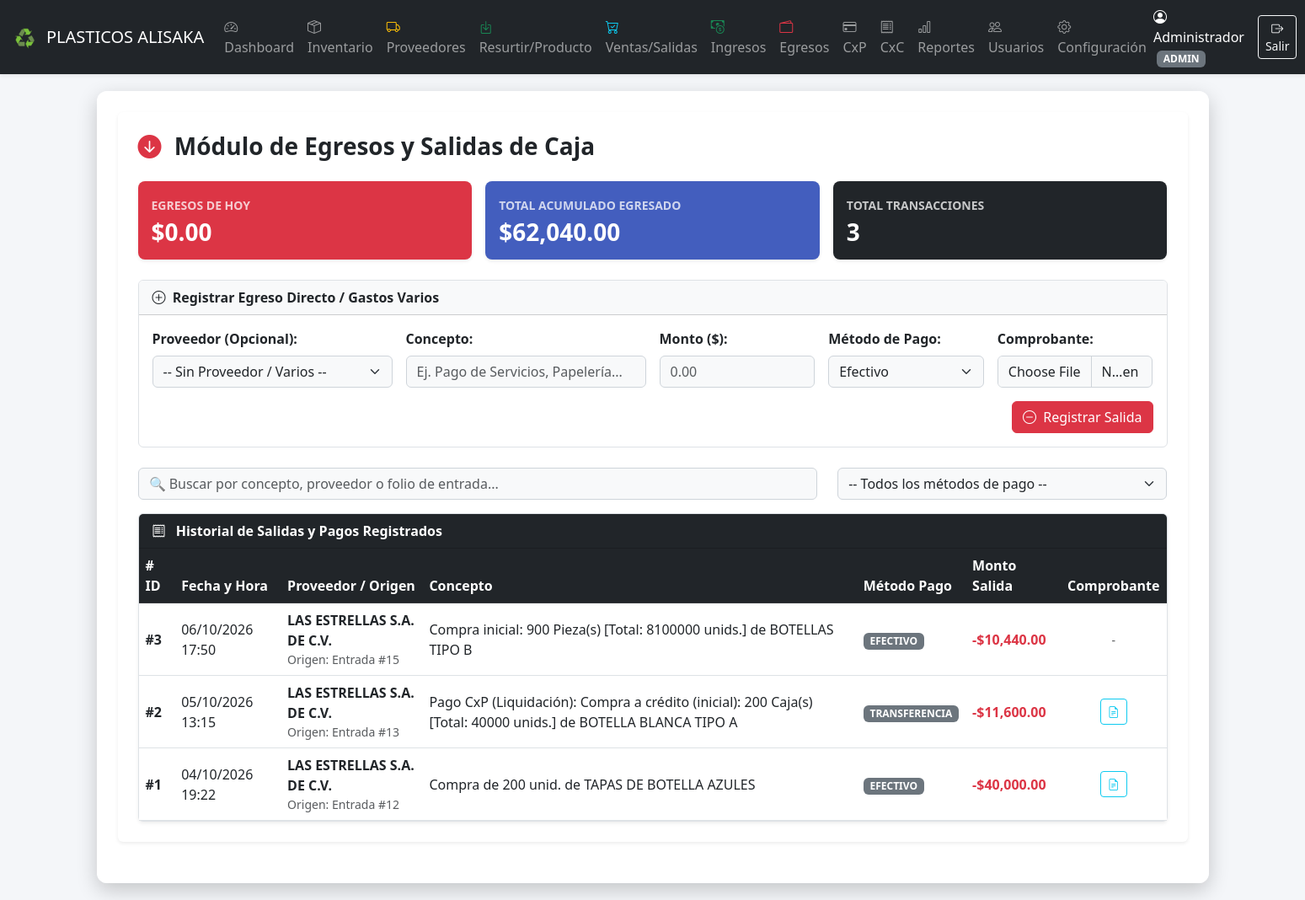
Page /egresos.php (signed in) on the committed database.
### tables this page shows
CREATE TABLE `configuracion` (
  `id` int NOT NULL AUTO_INCREMENT,
  `nombre_empresa` varchar(150) NOT NULL,
  `logo_url` varchar(255) DEFAULT 'assets/img/default-logo.png',
  `email_notificaciones` varchar(150) NOT NULL,
  `smtp_host` varchar(150) DEFAULT NULL,
  `smtp_port` int DEFAULT NULL,
  `smtp_user` varchar(150) DEFAULT NULL,
  `smtp_pass` varchar(150) DEFAULT NULL,
  `bg_url` varchar(255) DEFAULT '',
  PRIMARY KEY (`id`)
);

CREATE TABLE `egresos` (
  `id` int NOT NULL AUTO_INCREMENT,
  `entrada_id` int DEFAULT NULL,
  `cuenta_pagar_id` int DEFAULT NULL,
  `proveedor_id` int DEFAULT NULL,
  `concepto` varchar(255) NOT NULL,
  `monto` decimal(10,2) NOT NULL,
  `metodo_pago` enum('efectivo','transferencia','tarjeta') NOT NULL,
  `tipo_comprobante` varchar(30) DEFAULT 'sin_comprobante',
  `comprobante_url` varchar(255) DEFAULT NULL,
  `fecha_pago` datetime DEFAULT CURRENT_TIMESTAMP,
  PRIMARY KEY (`id`),
  KEY `entrada_id` (`entrada_id`),
  KEY `proveedor_id` (`proveedor_id`),
  CONSTRAINT `egresos_ibfk_1` FOREIGN KEY (`entrada_id`) REFERENCES `entradas_inventario` (`id`) ON DELETE SET NULL,
  CONSTRAINT `egresos_ibfk_2` FOREIGN KEY (`proveedor_id`) REFERENCES `proveedores` (`id`) ON DELETE SET NULL
);

CREATE TABLE `proveedores` (
  `id` int NOT NULL AUTO_INCREMENT,
  `nombre` varchar(150) NOT NULL,
  `rfc` varchar(20) DEFAULT NULL,
  `contacto` varchar(100) DEFAULT NULL,
  `telefono` varchar(30) DEFAULT NULL,
  `email` varchar(100) DEFAULT NULL,
  `direccion` text,
  `banco` varchar(100) DEFAULT NULL,
  `numero_cuenta` varchar(50) DEFAULT NULL,
  `rfc_archivo` varchar(255) DEFAULT NULL,
  `creado_en` datetime DEFAULT CURRENT_TIMESTAMP,
  PRIMARY KEY (`id`)
);

CREATE TABLE `entradas_inventario` (
  `id` int NOT NULL AUTO_INCREMENT,
  `producto_id` int NOT NULL,
  `proveedor_id` int DEFAULT NULL,
  `cantidad` int NOT NULL,
  `empaques_recibidos` decimal(10,2) DEFAULT NULL,
  `unidades_por_empaque` decimal(10,2) DEFAULT '1.00',
  `costo_unitario` decimal(10,2) NOT NULL,
  `monto_total` decimal(10,2) NOT NULL,
  `estatus_pago` enum('pagado','pendiente') DEFAULT 'pagado',
  `tipo_comprobante` varchar(30) DEFAULT 'sin_comprobante',
  `comprobante_url` varchar(255) DEFAULT NULL,
  `fecha_pago` datetime DEFAULT NULL,
  `fecha_registro` datetime DEFAULT CURRENT_TIMESTAMP,
  PRIMARY KEY (`id`),
  KEY `producto_id` (`producto_id`),
  KEY `proveedor_id` (`proveedor_id`),
  CONSTRAINT `entradas_inventario_ibfk_1` FOREIGN KEY (`producto_id`) REFERENCES `productos` (`id`) ON DELETE CASCADE,
  CONSTRAINT `entradas_inventario_ibfk_2` FOREIGN KEY (`proveedor_id`) REFERENCES `proveedores` (`id`) ON DELETE SET NULL
);

### config/config.php (called while the page is built, shortened)
<?php
require_once __DIR__ . '/db.php';
$stmt = $pdo->query("SELECT * FROM configuracion LIMIT 1");
$empresa = $stmt->fetch();
?>

### egresos.php (the view, shortened to what this page needs)
<?php
require_once 'includes/header.php';
try {
    $sqlEgresos = "SELECT eg.*,
                          pr.nombre AS proveedor_nombre,
                          ei.id AS entrada_folio
                   FROM egresos eg
                   LEFT JOIN proveedores pr ON eg.proveedor_id = pr.id
                   LEFT JOIN entradas_inventario ei ON eg.entrada_id = ei.id
                   ORDER BY eg.fecha_pago DESC, eg.id DESC";
    $egresos = $pdo->query($sqlEgresos)->fetchAll(PDO::FETCH_ASSOC);
} catch (\PDOException $e) {
    $egresos = [];
    $mensajeError = "Error al consultar los egresos: " . $e->getMessage();
}
$totalEgresos = 0;
$egresosHoy = 0;
foreach ($egresos as $e) {
    $monto = floatval($e['monto']);
    $totalEgresos += $monto;
}
?>
<div class="card shadow-sm border-0 mb-4">
    <div class="card-body p-4">
        <h3 class="mb-4 text-dark fw-bold">
            <i class="bi bi-arrow-down-circle-fill text-danger me-2"></i> Módulo de Egresos y Salidas de Caja
        </h3>
        <div class="row g-3 mb-4">
            <div class="col-md-4">
                <div class="p-3 bg-danger text-white rounded-3 shadow-sm">
                    <small class="text-uppercase fw-bold opacity-75">EGRESOS DE HOY</small>
                    <h3 class="fw-bold mb-0 mt-1">$<?= number_format($egresosHoy, 2) ?></h3>
                </div>
            </div>
            <div class="col-md-4">
                <div class="p-3 text-white rounded-3 shadow-sm" style="background-color: #435ebe;">
                    <small class="text-uppercase fw-bold opacity-75">TOTAL ACUMULADO EGRESADO</small>
                    <h3 class="fw-bold mb-0 mt-1">$<?= number_format($totalEgresos, 2) ?></h3>
                </div>
            </div>
            <div class="col-md-4">
                <div class="p-3 bg-dark text-white rounded-3 shadow-sm">
                    <small class="text-uppercase fw-bold opacity-75">TOTAL TRANSACCIONES</small>
                    <h3 class="fw-bold mb-0 mt-1"><?= count($egresos) ?></h3>
                </div>
            </div>
        </div>
        <div class="card border mb-4">
            <div class="card-header bg-light fw-bold">
                <i class="bi bi-plus-circle me-1"></i> Registrar Egreso Directo / Gastos Varios
            </div>
            <div class="card-body">
                <form method="POST" action="egresos.php" enctype="multipart/form-data" class="row g-3" id="formEgreso">
                    <div class="col-md-3">
                        <label class="form-label fw-bold">Proveedor (Opcional):</label>
                        <select name="proveedor_id" class="form-select">
                            <option value="">-- Sin Proveedor / Varios --</option>
                        </select>
                    </div>
                    <div class="col-md-3">
                        <label class="form-label fw-bold">Concepto:</label>
                        <input type="text" name="concepto" class="form-control" placeholder="Ej. Pago de Servicios, Papelería..." required>
                    </div>
                    <div class="col-md-2">
                        <label class="form-label fw-bold">Monto ($):</label>
                        <input type="number" step="0.01" min="0.01" name="monto" class="form-control" placeholder="0.00" required>
                    </div>
                    <div class="col-md-2">
                        <label class="form-label fw-bold">Método de Pago:</label>
                        <select name="metodo_pago" class="form-select" required>
                            <option value="efectivo">Efectivo</option>
                        </select>
                    </div>
                    <div class="col-md-2">
                        <label class="form-label fw-bold">Comprobante:</label>
                        <input type="file" name="comprobante" class="form-control" accept=".pdf,.jpg,.jpeg,.png,.webp,.xml">
                    </div>
                    <div class="col-12 text-end">
                        <button type="submit" id="btnSubmitEgreso" class="btn btn-danger">
                            <i class="bi bi-dash-circle me-1"></i> Registrar Salida
                        </button>
                    </div>
                </form>
            </div>
        </div>
        <div class="row mb-3">
            <div class="col-md-8">
                <input type="text" id="filtroTexto" class="form-control" placeholder="🔍 Buscar por concepto, proveedor o folio de entrada...">
            </div>
            <div class="col-md-4">
                <select id="filtroMetodo" class="form-select">
                    <option value="">-- Todos los métodos de pago --</option>
                </select>
            </div>
        </div>
        <div class="card border shadow-sm">
            <div class="card-header bg-dark text-white fw-bold">
                <i class="bi bi-receipt me-2"></i> Historial de Salidas y Pagos Registrados
            </div>
            <div class="card-body p-0">
                <div class="table-responsive">
                    <table class="table table-hover align-middle mb-0" id="tablaEgresos">
                        <thead class="table-dark">
                            <tr>
                                <th># ID</th>
                                <th>Fecha y Hora</th>
                                <th>Proveedor / Origen</th>
                                <th>Concepto</th>
                                <th>Método Pago</th>
                                <th>Monto Salida</th>
                                <th class="text-center">Comprobante</th>
                            </tr>
                        </thead>
                        <tbody>
                            <?php if (empty($egresos)): ?>
                                <tr>
                                    <td colspan="7" class="text-center py-4 text-muted">No hay salidas ni egresos registrados.</td>
                                </tr>
                            <?php else: ?>
                                <?php foreach ($egresos as $e): ?>
                                    <tr data-metodo="<?= strtolower($e['metodo_pago']) ?>">
                                        <td class="fw-bold">#<?= $e['id'] ?></td>
                                        <td><?= !empty($e['fecha_pago']) ? date('d/m/Y H:i', strtotime($e['fecha_pago'])) : 'N/A' ?></td>
                                        <td>
                                            <span class="fw-semibold"><?= htmlspecialchars($e['proveedor_nombre'] ?? 'Gasto Directo') ?></span>
                                            <?php if (!empty($e['entrada_folio'])): ?>
                                                <small class="d-block text-muted">Origen: Entrada #<?= $e['entrada_folio'] ?></small>
                                            <?php endif; ?>
                                        </td>
                                        <td><?= htmlspecialchars($e['concepto']) ?></td>
                                        <td>
                                            <span class="badge bg-secondary text-uppercase"><?= htmlspecialchars($e['metodo_pago']) ?></span>
                                        </td>
                                        <td class="fw-bold text-danger">
                                            -$<?= number_format(floatval($e['monto']), 2) ?>
                                        </td>
                                        <td class="text-center">
                                            <?php if (!empty($e['comprobante_url'])): ?>
                                                <a href="<?= htmlspecialchars($e['comprobante_url']) ?>" target="_blank" class="btn btn-sm btn-outline-info">
                                                    <i class="bi bi-file-earmark-text"></i>
                                                </a>
                                            <?php else: ?>
                                                <span class="text-muted small">-</span>
                                            <?php endif; ?>
                                        </td>
                                    </tr>
                                <?php endforeach; ?>
                            <?php endif; ?>
                        </tbody>
                    </table>
                </div>
            </div>
        </div>
    </div>
</div>
<?php require_once 'includes/footer.php'; ?>

### includes/header.php (shortened to what this page needs)
<?php
$userRol = $_SESSION['user_rol'] ?? 'usuario';
require_once __DIR__ . '/../config/config.php';
?>
<!DOCTYPE html>
<html lang="es">
<head>
    <link href="https://cdn.jsdelivr.net/npm/bootstrap@5.3.0/dist/css/bootstrap.min.css" rel="stylesheet">
    <link href="https://cdn.jsdelivr.net/npm/bootstrap-icons@1.10.0/font/bootstrap-icons.css" rel="stylesheet">
</head>
<body>
<nav class="navbar navbar-expand-lg navbar-dark bg-dark shadow-sm">
  <div class="container-fluid">
    <a class="navbar-brand d-flex align-items-center" href="<?= $userRol === 'cajero' ? 'salidas.php' : ($userRol === 'almacen' ? 'inventario.php' : 'index.php') ?>">
      <?php if (!empty($empresa['logo_url']) && file_exists(__DIR__ . '/../' . $empresa['logo_url'])): ?>
        <img src="<?= htmlspecialchars($empresa['logo_url']) ?>" alt="Logo" style="max-height: 35px;" class="me-2">
      <?php endif; ?>
      <?= htmlspecialchars($empresa['nombre_empresa'] ?? 'ERP System') ?>
    </a>
    <div class="collapse navbar-collapse" id="navbarNav">
      <ul class="navbar-nav me-auto mb-2 mb-lg-0">
        <?php if ($userRol === 'admin'): ?>
            <li class="nav-item"><a class="nav-link" href="index.php"><i class="bi bi-speedometer2"></i> Dashboard</a></li>
        <?php endif; ?>
        <?php if ($userRol === 'admin' || $userRol === 'almacen'): ?>
            <li class="nav-item"><a class="nav-link" href="inventario.php"><i class="bi bi-box-seam"></i> Inventario</a></li>
            <li class="nav-item"><a class="nav-link" href="proveedores.php"><i class="bi bi-truck text-warning"></i> Proveedores</a></li>
            <li class="nav-item"><a class="nav-link" href="entradas.php"><i class="bi bi-box-arrow-in-down text-success"></i> Resurtir/Producto</a></li>
        <?php endif; ?>
        <?php if ($userRol === 'admin' || $userRol === 'cajero'): ?>
            <li class="nav-item"><a class="nav-link" href="salidas.php"><i class="bi bi-cart-check text-info"></i> Ventas/Salidas</a></li>
        <?php endif; ?>
        <?php if ($userRol === 'admin'): ?>
            <li class="nav-item"><a class="nav-link" href="ingresos.php"><i class="bi bi-cash-coin text-success"></i> Ingresos</a></li>
            <li class="nav-item"><a class="nav-link" href="egresos.php"><i class="bi bi-wallet2 text-danger"></i> Egresos</a></li>
            <li class="nav-item"><a class="nav-link" href="cuentas_pagar.php"><i class="bi bi-credit-card"></i> CxP</a></li>
            <li class="nav-item"><a class="nav-link" href="cuentas_cobrar.php"><i class="bi bi-receipt"></i> CxC</a></li>
            <li class="nav-item"><a class="nav-link" href="reportes.php"><i class="bi bi-bar-chart"></i> Reportes</a></li>
            <li class="nav-item"><a class="nav-link" href="usuarios.php"><i class="bi bi-people"></i> Usuarios</a></li>
            <li class="nav-item"><a class="nav-link" href="configuracion.php"><i class="bi bi-gear"></i> Configuración</a></li>
        <?php endif; ?>
      </ul>
      <div class="d-flex align-items-center text-white">
        <span class="me-3">
            <i class="bi bi-person-circle"></i>
            <?= htmlspecialchars($_SESSION['user_nombre'] ?? 'Usuario') ?>
            <small class="badge bg-secondary ms-1"><?= strtoupper($userRol) ?></small>
        </span>
        <a href="logout.php" class="btn btn-outline-light btn-sm"><i class="bi bi-box-arrow-right"></i> Salir</a>
      </div>
    </div>
  </div>
</nav>
<div class="container main-content">

### includes/footer.php (shortened to what this page needs)
</div>
</body>
</html>

### rows in the picture
configuracion: logo_url (picture), nombre_empresa "PLASTICOS ALISAKA"
egresos: id "3", fecha_pago "06/10/2026 17:50", proveedor.nombre "LAS ESTRELLAS S.A. DE C.V.", entrada "15", concepto "Compra inicial: 900 Pieza(s) [Total: 8100000 unids.] de BOTELLAS TIPO B", metodo_pago "EFECTIVO", monto "10,440.00"
egresos: id "2", fecha_pago "05/10/2026 13:15", proveedor.nombre "LAS ESTRELLAS S.A. DE C.V.", entrada "13", concepto "Pago CxP (Liquidación): Compra a crédito (inicial): 200 Caja(s) [Total: 40000 unids.] de BOTELLA BLANCA TIPO A", metodo_pago "TRANSFERENCIA", monto "11,600.00"
egresos: id "1", fecha_pago "04/10/2026 19:22", proveedor.nombre "LAS ESTRELLAS S.A. DE C.V.", entrada "12", concepto "Compra de 200 unid. de TAPAS DE BOTELLA AZULES", metodo_pago "EFECTIVO", monto "40,000.00"

### other values in the picture
$_SESSION['user_nombre'] "Administrador"
$userRol "ADMIN"
$egresosHoy "0.00"
$totalEgresos "62,040.00"
count($egresos) "3"
